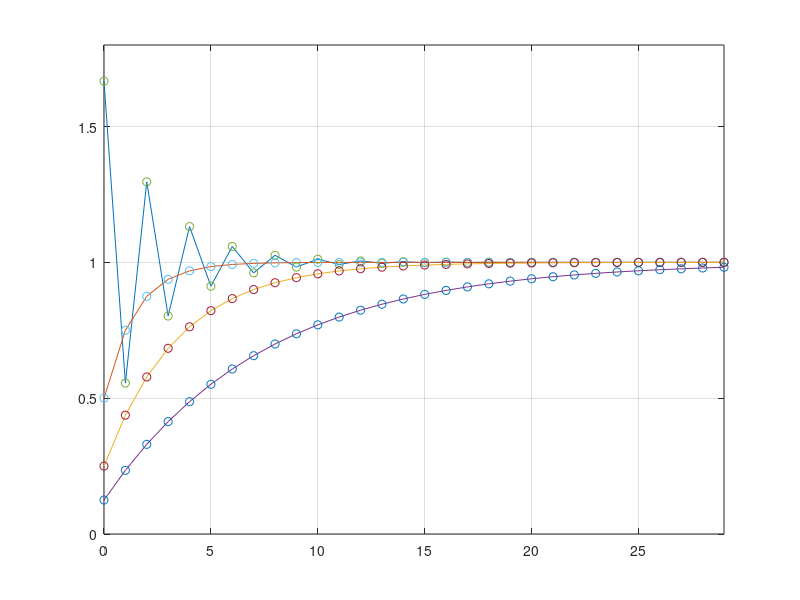

Write the MATLAB code that produced this figure.
%dsp book check step response for first order AR1
N=30;
mtime=(0:N-1);
a=[-2/3,1/2,3/4,7/8];
Na=length(a);
indic=ones(N,1);
y=zeros(N,Na);
for ii=1:Na
   y(:,ii)=filter(1-a(ii),[1,-a(ii)],indic); %i think they mixed up and it's filter(1,[1,-a(ii)],indic)
end
plot(mtime,y,'-',mtime,y,'o');
set(gca,'xlim',[0,N-1]);
set(gca,'ylim',[0,1.8]);
grid




